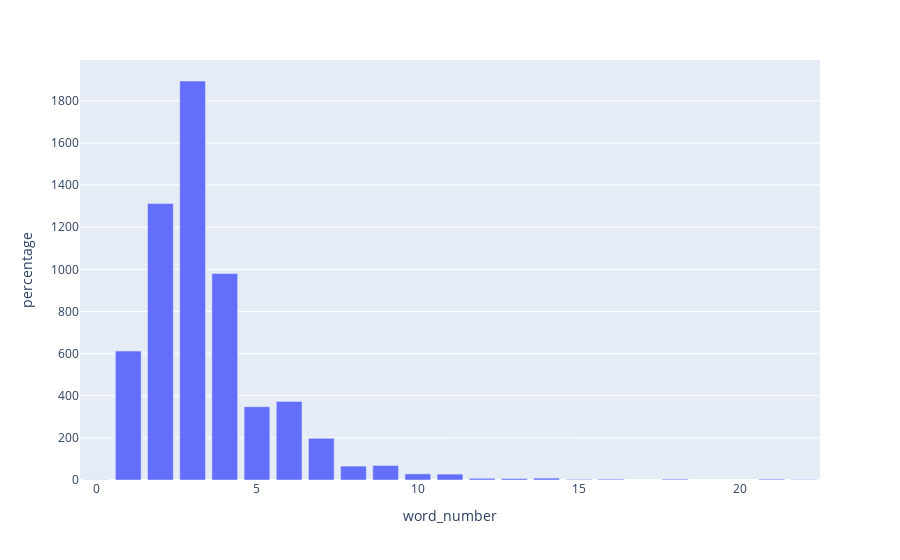

This figure's notebook cell:
### Code cell
import plotly.express as px
fig = px.bar(dataPlotb, x='word_number', y='percentage')
fig.show()

### Figure 1 — Plotly figure (JSON) as saved in the notebook; plotly's stock layout.template omitted (floating-point values rounded to 4 significant figures)
{"data": [{"alignmentgroup": "True", "hoverlabel": {"namelength": 0}, "hovertemplate": "word_number=%{x}<br>percentage=%{y}", "legendgroup": "", "marker": {"color": "#636efa"}, "name": "", "offsetgroup": "", "orientation": "v", "showlegend": false, "textposition": "auto", "type": "bar", "x": [0, 1, 2, 3, 4, 5, 6, 7, 8, 9, 10, 11, 12, 13, 14, 15, 16, 18, 21, 22], "xaxis": "x", "y": [1, 612, 1313, 1894, 980, 348, 373, 198, 66, 69, 29, 28, 8, 7, 9, 3, 4, 4, 4, 2], "yaxis": "y"}], "layout": {"barmode": "relative", "legend": {"tracegroupgap": 0}, "margin": {"t": 60}, "xaxis": {"anchor": "y", "domain": [0, 1], "title": {"text": "word_number"}}, "yaxis": {"anchor": "x", "domain": [0, 1], "title": {"text": "percentage"}}}}
